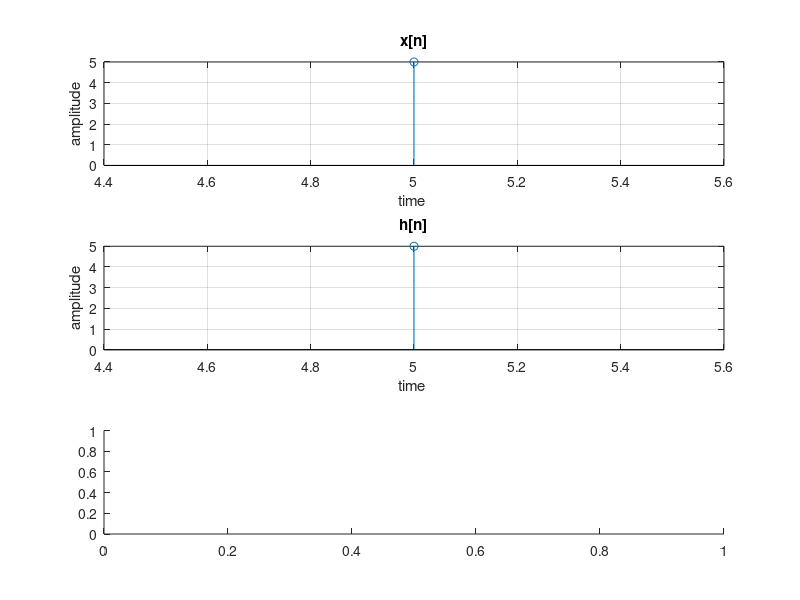

Here is the MATLAB script that generated this plot: (Note: this script raises an error after producing the figure.)
%% EXPERIMENT NO 4

% Circular convolution

% a)concentric circle method

clc;
clear all;
close all;
x=input("Enter the elements in x[n]:");
x_ind=input("Enter the index of x[n]:");
h=input("Enter the elements in h[n]:");
h_ind=input("Enter the index of h[n]:");
x1=x;
x=x(:,end:-1:1);
for i=1:length(x)
    x=[x(end) x(1:end-1)];
    y(i)=sum(x.*h);
end
disp(y);
figure;
subplot(3,1,1);
stem(x_ind,x1);
title("x[n]");
xlabel("time ");
ylabel("amplitude");
grid;
subplot(3,1,2);
stem(h_ind,h);
title("h[n]");
xlabel("time ");
ylabel("amplitude");
grid;
subplot(3,1,3);
Ny=0:3;
stem(Ny,y);
title("circular convolution output y[n]");
xlabel("time ");
ylabel("amplitude");
grid;

% b)matrix method

x=input("Enter the elements in x[n]:");
x_ind=input("Enter the index of x[n]:");
h=input("Enter the elements in h[n]:");
h_ind=input("Enter the index of h[n]:");
hr=[];
h1=h;
h=h(:,end:-1:1);
for i=1:length(h);
    h=[h(end) h(1:end-1)];
    hr=[hr;h];
end
y=hr*x';
disp(y);
figure;
subplot(3,1,1);
stem(x_ind,x);
title("x[n]");
xlabel("time ");
ylabel("amplitude");
grid;
subplot(3,1,2);
stem(h_ind,h);
title("h[n]");
xlabel("time ");
ylabel("amplitude");
grid;
subplot(3,1,3);
Ny=0:3;
stem(Ny,y);
title("circular convolution output y[n]");
xlabel("time ");
ylabel("amplitude");
grid;

% c)using fft

x=input("Enter the elements in x[n]:");
x_ind=input("Enter the index of x[n]:");
h=input("Enter the elements in h[n]:");
h_ind=input("Enter the index of h[n]:");
figure;
subplot(3,1,1);
stem(x_ind,x);
title("x[n]");
xlabel("time ");
ylabel("amplitude");
grid;
subplot(3,1,2);
stem(h_ind,h);
title("h[n]");
xlabel("time");
ylabel("amplitude");
grid;
len_x=length(x);
len_h=length(h);
N=max(len_x,len_h);
new_x=[x zeros(1,N-len_x)];
new_h=[h zeros(1,N-len_h)];
x1=fft(new_x);
h1=fft(new_h);
y1=x1.*h1;
y=ifft(y1);
ny=0:N-1;
disp(y);
subplot(3,1,3);
stem(ny,y);
title("Circular convolution output y[n]");
xlabel("time ");
ylabel("amplitude");
grid;
